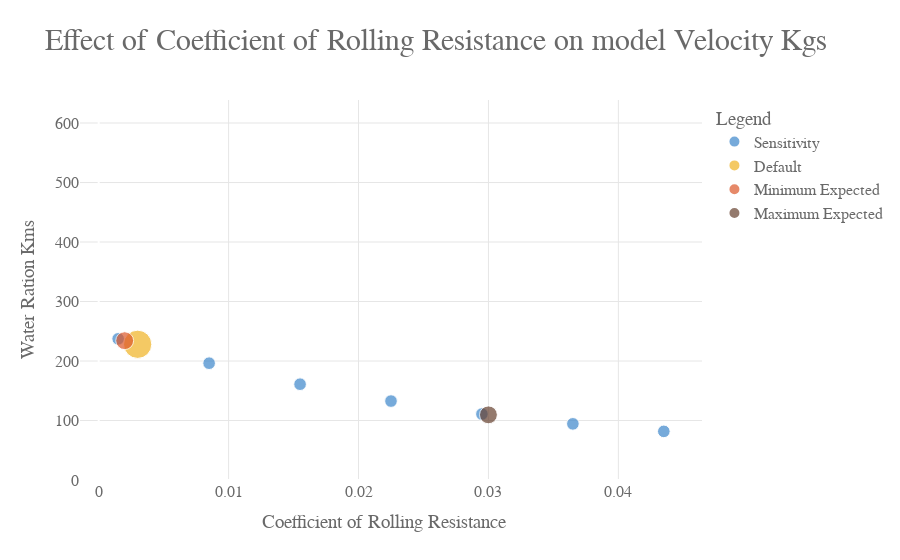
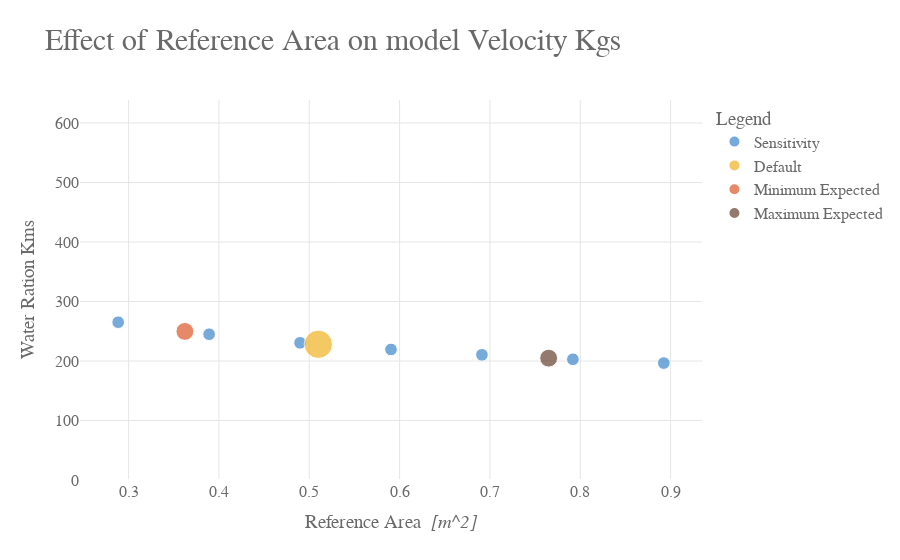
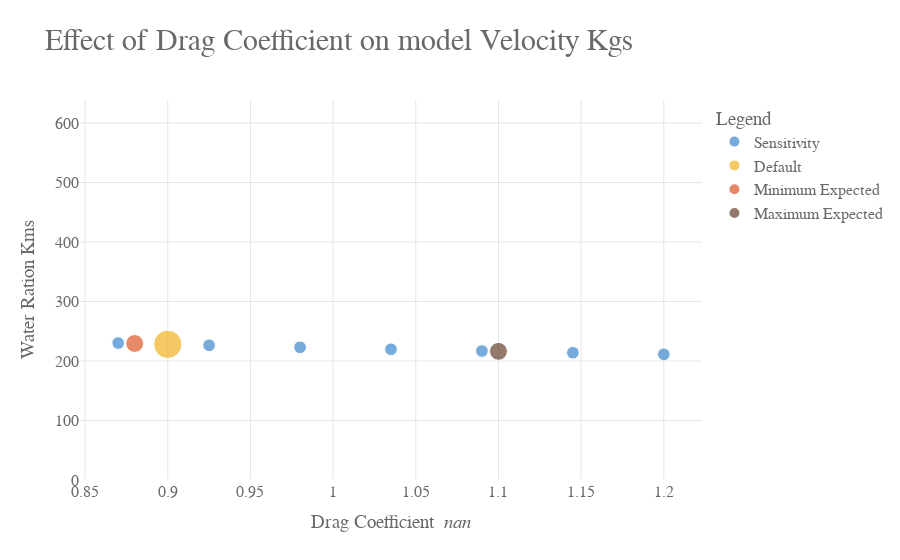
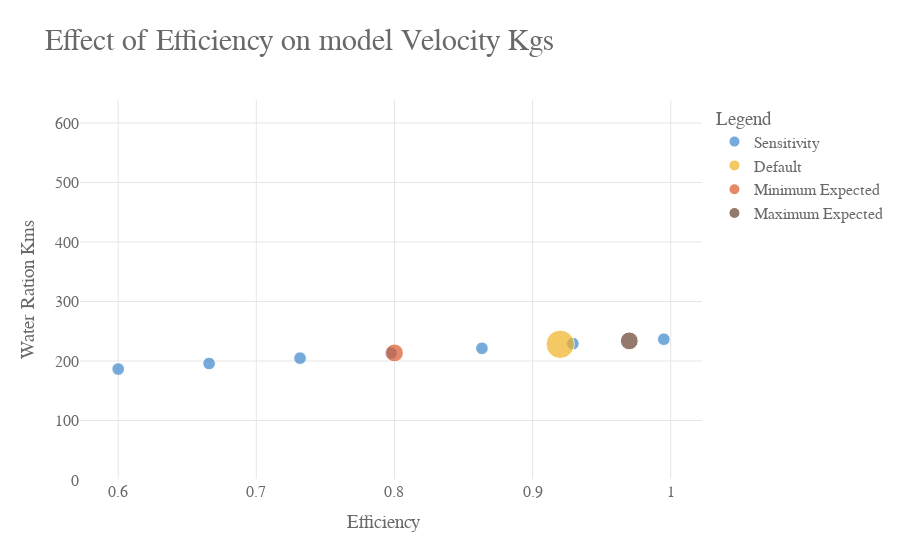

The notebook cell saved with these charts, in order:
### Code cell
# for i in range(0, len(sens_df)):
primary_graph_value = "Water Ration Kms"
max_plot_y = df_large[primary_graph_value].max()*1.10
min_plot_y = df_large[primary_graph_value].min()*0.

graph_colours = ["#3D87CB", "#F0B323", "#DC582A", "#674230", "#3A913F", "#75787B"]


for i in range(0, len(sens_df)):

    fig1 = px.scatter(
        full_result_dict[sens_df.iloc[i]["Short Name"]],
        x="Variable",
        y=primary_graph_value,
        color='DataType',
        color_discrete_sequence=graph_colours,
        size='MarkerSize',
        title=f'Effect of {sens_df.iloc[i]["Short Name"]} on model Velocity Kgs',
        hover_data=[
            "Velocity Kgs",
            'Water Ration Kms',
            'Mean Trip Velocity',
            'Mean Loaded Velocity',
            'Mean Unloaded Velocity',
        ]


    ).update_layout(
        yaxis_title=primary_graph_value,
        xaxis_title=(f'{sens_df.iloc[i]["Short Name"]}  <i>{sens_df.iloc[i]["Units"]}</i>'),
    )
    fig1.update_yaxes(range = [min_plot_y, max_plot_y])

    fig1 = pt.format_plotly_graphs(fig1)

    fig1.show()
    plot_dict[var_string]= fig1
    # filename_string = var_string + ".html"
    # plotly.offline.plot(fig1, filename=filename_string)

### Figure 1 — Plotly figure (JSON) as saved in the notebook; plotly's stock layout.template omitted (floating-point values rounded to 4 significant figures)
{"data": [{"customdata": [[179.7, 4.58, 3.102, 6.058], [148.7, 3.817, 2.51, 5.124], [122.0, 3.15, 2.042, 4.259], [100.5, 2.607, 1.693, 3.521], [83.98, 2.185, 1.439, 2.931], [71.47, 1.864, 1.251, 2.476], [61.92, 1.617, 1.106, 2.128]], "hovertemplate": "DataType=Sensitivity<br>Variable=%{x}<br>Water Ration Kms=%{y}<br>MarkerSize=%{marker.size}<br>Velocity Kgs=%{customdata[0]}<br>Mean Trip Velocity=%{customdata[1]}<br>Mean Loaded Velocity=%{customdata[2]}<br>Mean Unloaded Velocity=%{customdata[3]}<extra></extra>", "legendgroup": "Sensitivity", "marker": {"color": "#3D87CB", "size": [10, 10, 10, 10, 10, 10, 10], "sizemode": "area", "sizeref": 0.125, "symbol": "circle"}, "mode": "markers", "name": "Sensitivity", "orientation": "v", "showlegend": true, "type": "scatter", "x": [0.0015, 0.0085, 0.0155, 0.0225, 0.0295, 0.0365, 0.0435], "xaxis": "x", "y": [237.2, 196.3, 161.0, 132.7, 110.9, 94.34, 81.74], "yaxis": "y"}, {"customdata": [[172.8, 4.41, 2.965, 5.855]], "hovertemplate": "DataType=Default<br>Variable=%{x}<br>Water Ration Kms=%{y}<br>MarkerSize=%{marker.size}<br>Velocity Kgs=%{customdata[0]}<br>Mean Trip Velocity=%{customdata[1]}<br>Mean Loaded Velocity=%{customdata[2]}<br>Mean Unloaded Velocity=%{customdata[3]}<extra></extra>", "legendgroup": "Default", "marker": {"color": "#F0B323", "size": [50], "sizemode": "area", "sizeref": 0.125, "symbol": "circle"}, "mode": "markers", "name": "Default", "orientation": "v", "showlegend": true, "type": "scatter", "x": [0.003], "xaxis": "x", "y": [228.1], "yaxis": "y"}, {"customdata": [[177.4, 4.523, 3.056, 5.99]], "hovertemplate": "DataType=Minimum Expected<br>Variable=%{x}<br>Water Ration Kms=%{y}<br>MarkerSize=%{marker.size}<br>Velocity Kgs=%{customdata[0]}<br>Mean Trip Velocity=%{customdata[1]}<br>Mean Loaded Velocity=%{customdata[2]}<br>Mean Unloaded Velocity=%{customdata[3]}<extra></extra>", "legendgroup": "Minimum Expected", "marker": {"color": "#DC582A", "size": [20], "sizemode": "area", "sizeref": 0.125, "symbol": "circle"}, "mode": "markers", "name": "Minimum Expected", "orientation": "v", "showlegend": true, "type": "scatter", "x": [0.002], "xaxis": "x", "y": [234.2], "yaxis": "y"}, {"customdata": [[82.97, 2.159, 1.424, 2.894]], "hovertemplate": "DataType=Maximum Expected<br>Variable=%{x}<br>Water Ration Kms=%{y}<br>MarkerSize=%{marker.size}<br>Velocity Kgs=%{customdata[0]}<br>Mean Trip Velocity=%{customdata[1]}<br>Mean Loaded Velocity=%{customdata[2]}<br>Mean Unloaded Velocity=%{customdata[3]}<extra></extra>", "legendgroup": "Maximum Expected", "marker": {"color": "#674230", "size": [20], "sizemode": "area", "sizeref": 0.125, "symbol": "circle"}, "mode": "markers", "name": "Maximum Expected", "orientation": "v", "showlegend": true, "type": "scatter", "x": [0.03], "xaxis": "x", "y": [109.5], "yaxis": "y"}], "layout": {"font": {"color": "dimgrey", "family": "Droid Sans Mono", "size": 16}, "legend": {"itemsizing": "constant", "title": {"text": "Legend"}, "tracegroupgap": 0}, "paper_bgcolor": "white", "plot_bgcolor": "white", "title": {"font": {"color": "dimgrey", "size": 30}, "text": "Effect of Coefficient of Rolling Resistance on model Velocity Kgs"}, "xaxis": {"anchor": "y", "domain": [0, 1], "gridcolor": "#e6e6e6", "gridwidth": 1, "showgrid": true, "title": {"text": "Coefficient of Rolling Resistance  <i> </i>"}}, "yaxis": {"anchor": "x", "domain": [0, 1], "gridcolor": "#e6e6e6", "gridwidth": 1, "range": [0, 638.7], "showgrid": true, "title": {"text": "Water Ration Kms"}}}}

### Figure 2 — Plotly figure (JSON) as saved in the notebook; plotly's stock layout.template omitted (floating-point values rounded to 4 significant figures)
{"data": [{"customdata": [[200.9, 5.125, 3.272, 6.977], [185.7, 4.737, 3.108, 6.365], [174.7, 4.457, 2.986, 5.929], [166.2, 4.242, 2.89, 5.594], [159.4, 4.068, 2.811, 5.326], [153.7, 3.924, 2.743, 5.104], [148.9, 3.8, 2.685, 4.916]], "hovertemplate": "DataType=Sensitivity<br>Variable=%{x}<br>Water Ration Kms=%{y}<br>MarkerSize=%{marker.size}<br>Velocity Kgs=%{customdata[0]}<br>Mean Trip Velocity=%{customdata[1]}<br>Mean Loaded Velocity=%{customdata[2]}<br>Mean Unloaded Velocity=%{customdata[3]}<extra></extra>", "legendgroup": "Sensitivity", "marker": {"color": "#3D87CB", "size": [10, 10, 10, 10, 10, 10, 10], "sizemode": "area", "sizeref": 0.125, "symbol": "circle"}, "mode": "markers", "name": "Sensitivity", "orientation": "v", "showlegend": true, "type": "scatter", "x": [0.2885, 0.3892, 0.4898, 0.5905, 0.6912, 0.7918, 0.8925], "xaxis": "x", "y": [265.2, 245.1, 230.6, 219.4, 210.4, 202.9, 196.5], "yaxis": "y"}, {"customdata": [[172.8, 4.41, 2.965, 5.855]], "hovertemplate": "DataType=Default<br>Variable=%{x}<br>Water Ration Kms=%{y}<br>MarkerSize=%{marker.size}<br>Velocity Kgs=%{customdata[0]}<br>Mean Trip Velocity=%{customdata[1]}<br>Mean Loaded Velocity=%{customdata[2]}<br>Mean Unloaded Velocity=%{customdata[3]}<extra></extra>", "legendgroup": "Default", "marker": {"color": "#F0B323", "size": [50], "sizemode": "area", "sizeref": 0.125, "symbol": "circle"}, "mode": "markers", "name": "Default", "orientation": "v", "showlegend": true, "type": "scatter", "x": [0.51], "xaxis": "x", "y": [228.1], "yaxis": "y"}, {"customdata": [[189.2, 4.827, 3.147, 6.507]], "hovertemplate": "DataType=Minimum Expected<br>Variable=%{x}<br>Water Ration Kms=%{y}<br>MarkerSize=%{marker.size}<br>Velocity Kgs=%{customdata[0]}<br>Mean Trip Velocity=%{customdata[1]}<br>Mean Loaded Velocity=%{customdata[2]}<br>Mean Unloaded Velocity=%{customdata[3]}<extra></extra>", "legendgroup": "Minimum Expected", "marker": {"color": "#DC582A", "size": [20], "sizemode": "area", "sizeref": 0.125, "symbol": "circle"}, "mode": "markers", "name": "Minimum Expected", "orientation": "v", "showlegend": true, "type": "scatter", "x": [0.3623], "xaxis": "x", "y": [249.7], "yaxis": "y"}, {"customdata": [[155.1, 3.96, 2.76, 5.159]], "hovertemplate": "DataType=Maximum Expected<br>Variable=%{x}<br>Water Ration Kms=%{y}<br>MarkerSize=%{marker.size}<br>Velocity Kgs=%{customdata[0]}<br>Mean Trip Velocity=%{customdata[1]}<br>Mean Loaded Velocity=%{customdata[2]}<br>Mean Unloaded Velocity=%{customdata[3]}<extra></extra>", "legendgroup": "Maximum Expected", "marker": {"color": "#674230", "size": [20], "sizemode": "area", "sizeref": 0.125, "symbol": "circle"}, "mode": "markers", "name": "Maximum Expected", "orientation": "v", "showlegend": true, "type": "scatter", "x": [0.765], "xaxis": "x", "y": [204.8], "yaxis": "y"}], "layout": {"font": {"color": "dimgrey", "family": "Droid Sans Mono", "size": 16}, "legend": {"itemsizing": "constant", "title": {"text": "Legend"}, "tracegroupgap": 0}, "paper_bgcolor": "white", "plot_bgcolor": "white", "title": {"font": {"color": "dimgrey", "size": 30}, "text": "Effect of Reference Area on model Velocity Kgs"}, "xaxis": {"anchor": "y", "domain": [0, 1], "gridcolor": "#e6e6e6", "gridwidth": 1, "showgrid": true, "title": {"text": "Reference Area  <i>[m^2]</i>"}}, "yaxis": {"anchor": "x", "domain": [0, 1], "gridcolor": "#e6e6e6", "gridwidth": 1, "range": [0, 638.7], "showgrid": true, "title": {"text": "Water Ration Kms"}}}}

### Figure 3 — Plotly figure (JSON) as saved in the notebook; plotly's stock layout.template omitted (floating-point values rounded to 4 significant figures)
{"data": [{"customdata": [[174.4, 4.45, 2.983, 5.917], [171.6, 4.378, 2.951, 5.805], [168.9, 4.312, 2.922, 5.702], [166.5, 4.25, 2.894, 5.606], [164.2, 4.192, 2.867, 5.516], [162.1, 4.137, 2.842, 5.432], [160.1, 4.086, 2.819, 5.353]], "hovertemplate": "DataType=Sensitivity<br>Variable=%{x}<br>Water Ration Kms=%{y}<br>MarkerSize=%{marker.size}<br>Velocity Kgs=%{customdata[0]}<br>Mean Trip Velocity=%{customdata[1]}<br>Mean Loaded Velocity=%{customdata[2]}<br>Mean Unloaded Velocity=%{customdata[3]}<extra></extra>", "legendgroup": "Sensitivity", "marker": {"color": "#3D87CB", "size": [10, 10, 10, 10, 10, 10, 10], "sizemode": "area", "sizeref": 0.125, "symbol": "circle"}, "mode": "markers", "name": "Sensitivity", "orientation": "v", "showlegend": true, "type": "scatter", "x": [0.87, 0.925, 0.98, 1.035, 1.09, 1.145, 1.2], "xaxis": "x", "y": [230.2, 226.5, 223.0, 219.8, 216.8, 214.0, 211.3], "yaxis": "y"}, {"customdata": [[172.8, 4.41, 2.965, 5.855]], "hovertemplate": "DataType=Default<br>Variable=%{x}<br>Water Ration Kms=%{y}<br>MarkerSize=%{marker.size}<br>Velocity Kgs=%{customdata[0]}<br>Mean Trip Velocity=%{customdata[1]}<br>Mean Loaded Velocity=%{customdata[2]}<br>Mean Unloaded Velocity=%{customdata[3]}<extra></extra>", "legendgroup": "Default", "marker": {"color": "#F0B323", "size": [50], "sizemode": "area", "sizeref": 0.125, "symbol": "circle"}, "mode": "markers", "name": "Default", "orientation": "v", "showlegend": true, "type": "scatter", "x": [0.9], "xaxis": "x", "y": [228.1], "yaxis": "y"}, {"customdata": [[173.8, 4.436, 2.977, 5.896]], "hovertemplate": "DataType=Minimum Expected<br>Variable=%{x}<br>Water Ration Kms=%{y}<br>MarkerSize=%{marker.size}<br>Velocity Kgs=%{customdata[0]}<br>Mean Trip Velocity=%{customdata[1]}<br>Mean Loaded Velocity=%{customdata[2]}<br>Mean Unloaded Velocity=%{customdata[3]}<extra></extra>", "legendgroup": "Minimum Expected", "marker": {"color": "#DC582A", "size": [20], "sizemode": "area", "sizeref": 0.125, "symbol": "circle"}, "mode": "markers", "name": "Minimum Expected", "orientation": "v", "showlegend": true, "type": "scatter", "x": [0.88], "xaxis": "x", "y": [229.5], "yaxis": "y"}, {"customdata": [[163.8, 4.182, 2.863, 5.5]], "hovertemplate": "DataType=Maximum Expected<br>Variable=%{x}<br>Water Ration Kms=%{y}<br>MarkerSize=%{marker.size}<br>Velocity Kgs=%{customdata[0]}<br>Mean Trip Velocity=%{customdata[1]}<br>Mean Loaded Velocity=%{customdata[2]}<br>Mean Unloaded Velocity=%{customdata[3]}<extra></extra>", "legendgroup": "Maximum Expected", "marker": {"color": "#674230", "size": [20], "sizemode": "area", "sizeref": 0.125, "symbol": "circle"}, "mode": "markers", "name": "Maximum Expected", "orientation": "v", "showlegend": true, "type": "scatter", "x": [1.1], "xaxis": "x", "y": [216.3], "yaxis": "y"}], "layout": {"font": {"color": "dimgrey", "family": "Droid Sans Mono", "size": 16}, "legend": {"itemsizing": "constant", "title": {"text": "Legend"}, "tracegroupgap": 0}, "paper_bgcolor": "white", "plot_bgcolor": "white", "title": {"font": {"color": "dimgrey", "size": 30}, "text": "Effect of Drag Coefficient on model Velocity Kgs"}, "xaxis": {"anchor": "y", "domain": [0, 1], "gridcolor": "#e6e6e6", "gridwidth": 1, "showgrid": true, "title": {"text": "Drag Coefficient  <i>nan</i>"}}, "yaxis": {"anchor": "x", "domain": [0, 1], "gridcolor": "#e6e6e6", "gridwidth": 1, "range": [0, 638.7], "showgrid": true, "title": {"text": "Water Ration Kms"}}}}

### Figure 4 — Plotly figure (JSON) as saved in the notebook; plotly's stock layout.template omitted (floating-point values rounded to 4 significant figures)
{"data": [{"customdata": [[141.2, 3.601, 2.241, 4.962], [148.4, 3.784, 2.4, 5.169], [155.2, 3.958, 2.553, 5.363], [161.6, 4.123, 2.701, 5.544], [167.7, 4.28, 2.845, 5.715], [173.6, 4.431, 2.985, 5.877], [179.3, 4.576, 3.12, 6.031]], "hovertemplate": "DataType=Sensitivity<br>Variable=%{x}<br>Water Ration Kms=%{y}<br>MarkerSize=%{marker.size}<br>Velocity Kgs=%{customdata[0]}<br>Mean Trip Velocity=%{customdata[1]}<br>Mean Loaded Velocity=%{customdata[2]}<br>Mean Unloaded Velocity=%{customdata[3]}<extra></extra>", "legendgroup": "Sensitivity", "marker": {"color": "#3D87CB", "size": [10, 10, 10, 10, 10, 10, 10], "sizemode": "area", "sizeref": 0.125, "symbol": "circle"}, "mode": "markers", "name": "Sensitivity", "orientation": "v", "showlegend": true, "type": "scatter", "x": [0.6, 0.6658, 0.7317, 0.7975, 0.8633, 0.9292, 0.995], "xaxis": "x", "y": [186.4, 195.9, 204.8, 213.3, 221.4, 229.2, 236.6], "yaxis": "y"}, {"customdata": [[172.8, 4.41, 2.965, 5.855]], "hovertemplate": "DataType=Default<br>Variable=%{x}<br>Water Ration Kms=%{y}<br>MarkerSize=%{marker.size}<br>Velocity Kgs=%{customdata[0]}<br>Mean Trip Velocity=%{customdata[1]}<br>Mean Loaded Velocity=%{customdata[2]}<br>Mean Unloaded Velocity=%{customdata[3]}<extra></extra>", "legendgroup": "Default", "marker": {"color": "#F0B323", "size": [50], "sizemode": "area", "sizeref": 0.125, "symbol": "circle"}, "mode": "markers", "name": "Default", "orientation": "v", "showlegend": true, "type": "scatter", "x": [0.92], "xaxis": "x", "y": [228.1], "yaxis": "y"}, {"customdata": [[161.8, 4.129, 2.707, 5.551]], "hovertemplate": "DataType=Minimum Expected<br>Variable=%{x}<br>Water Ration Kms=%{y}<br>MarkerSize=%{marker.size}<br>Velocity Kgs=%{customdata[0]}<br>Mean Trip Velocity=%{customdata[1]}<br>Mean Loaded Velocity=%{customdata[2]}<br>Mean Unloaded Velocity=%{customdata[3]}<extra></extra>", "legendgroup": "Minimum Expected", "marker": {"color": "#DC582A", "size": [20], "sizemode": "area", "sizeref": 0.125, "symbol": "circle"}, "mode": "markers", "name": "Minimum Expected", "orientation": "v", "showlegend": true, "type": "scatter", "x": [0.8], "xaxis": "x", "y": [213.6], "yaxis": "y"}, {"customdata": [[177.2, 4.521, 3.069, 5.973]], "hovertemplate": "DataType=Maximum Expected<br>Variable=%{x}<br>Water Ration Kms=%{y}<br>MarkerSize=%{marker.size}<br>Velocity Kgs=%{customdata[0]}<br>Mean Trip Velocity=%{customdata[1]}<br>Mean Loaded Velocity=%{customdata[2]}<br>Mean Unloaded Velocity=%{customdata[3]}<extra></extra>", "legendgroup": "Maximum Expected", "marker": {"color": "#674230", "size": [20], "sizemode": "area", "sizeref": 0.125, "symbol": "circle"}, "mode": "markers", "name": "Maximum Expected", "orientation": "v", "showlegend": true, "type": "scatter", "x": [0.97], "xaxis": "x", "y": [233.8], "yaxis": "y"}], "layout": {"font": {"color": "dimgrey", "family": "Droid Sans Mono", "size": 16}, "legend": {"itemsizing": "constant", "title": {"text": "Legend"}, "tracegroupgap": 0}, "paper_bgcolor": "white", "plot_bgcolor": "white", "title": {"font": {"color": "dimgrey", "size": 30}, "text": "Effect of Efficiency on model Velocity Kgs"}, "xaxis": {"anchor": "y", "domain": [0, 1], "gridcolor": "#e6e6e6", "gridwidth": 1, "showgrid": true, "title": {"text": "Efficiency  <i> </i>"}}, "yaxis": {"anchor": "x", "domain": [0, 1], "gridcolor": "#e6e6e6", "gridwidth": 1, "range": [0, 638.7], "showgrid": true, "title": {"text": "Water Ration Kms"}}}}
